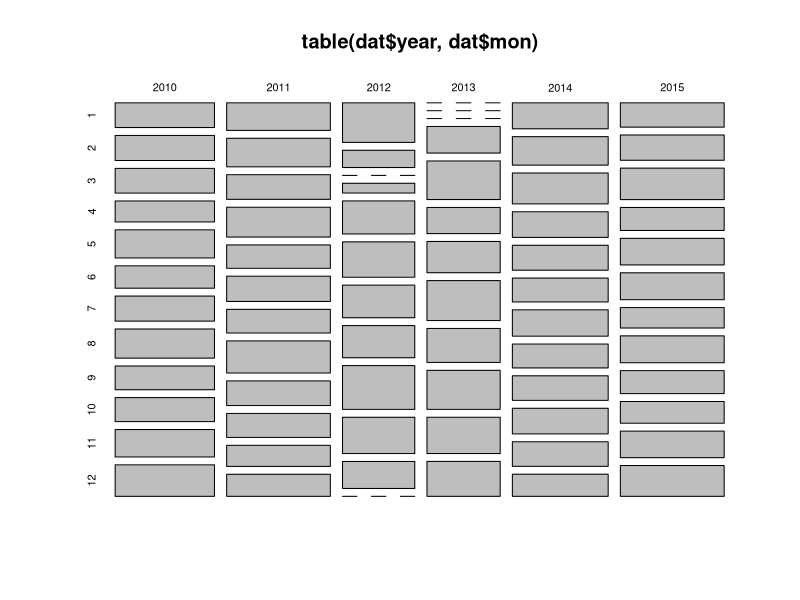
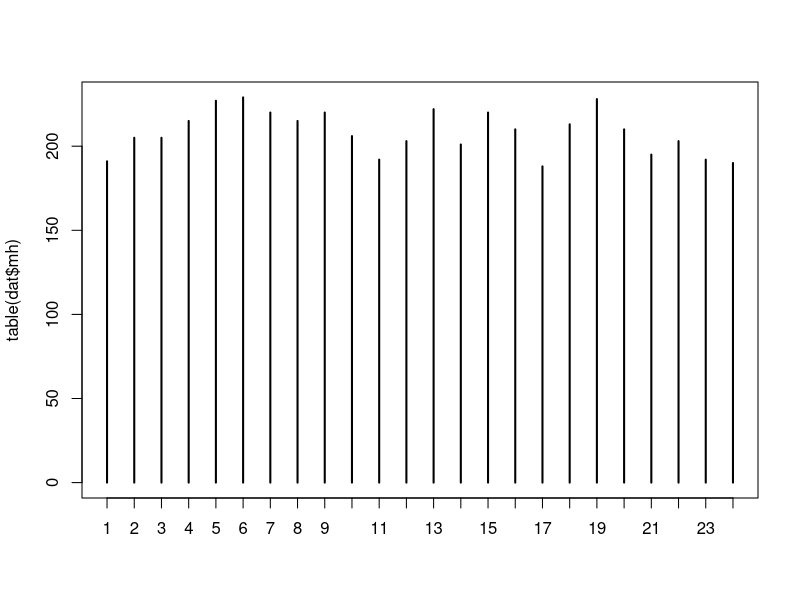
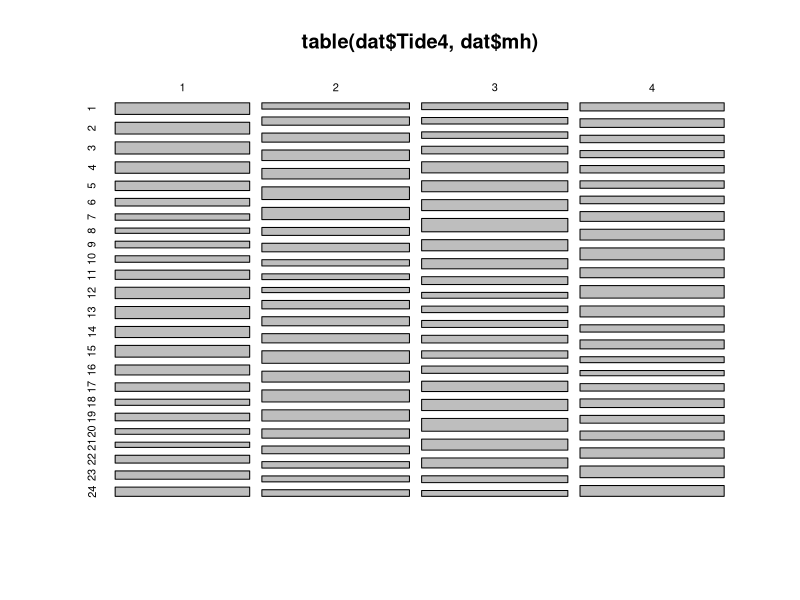
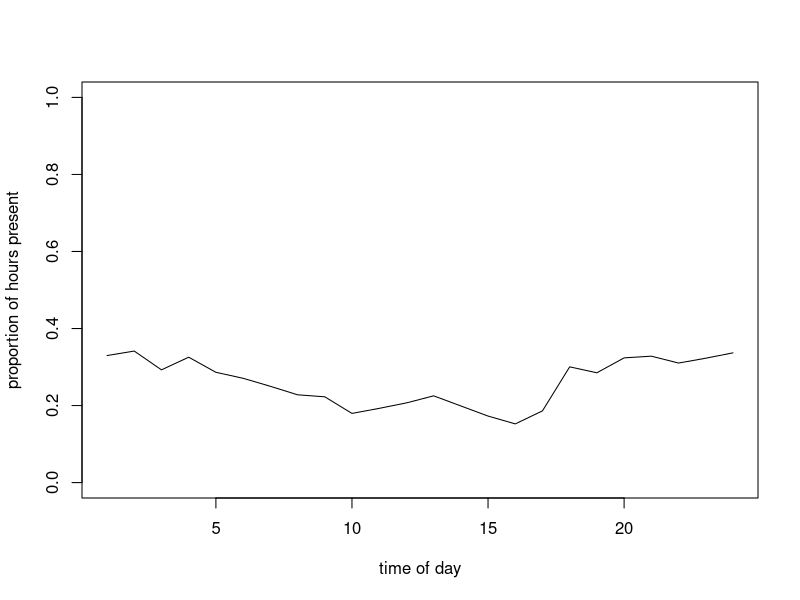
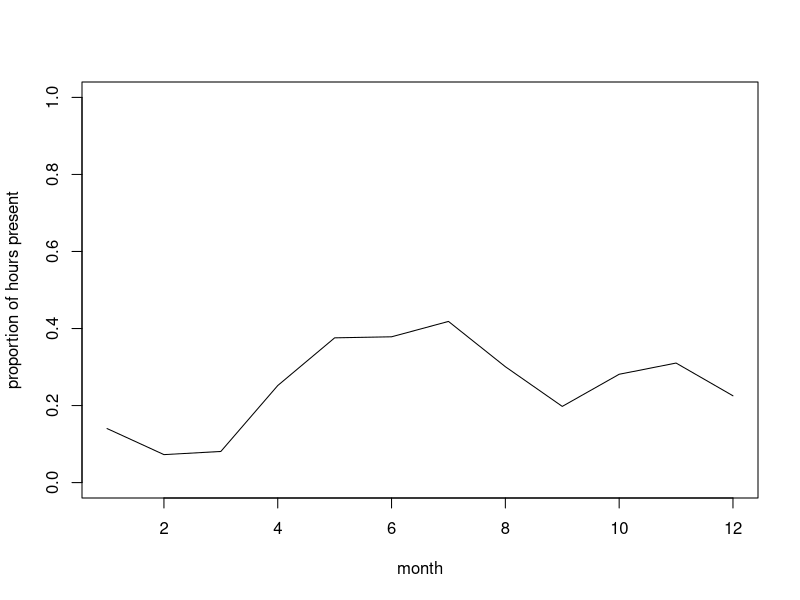
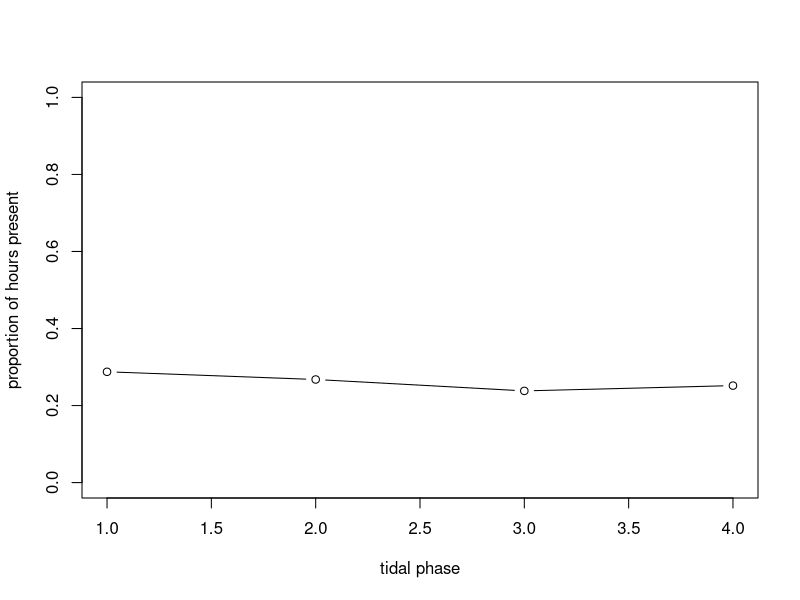
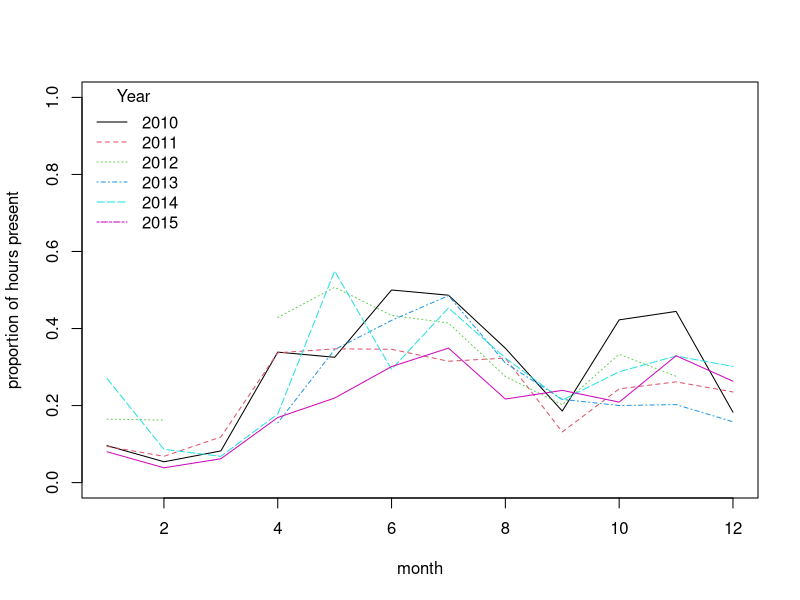
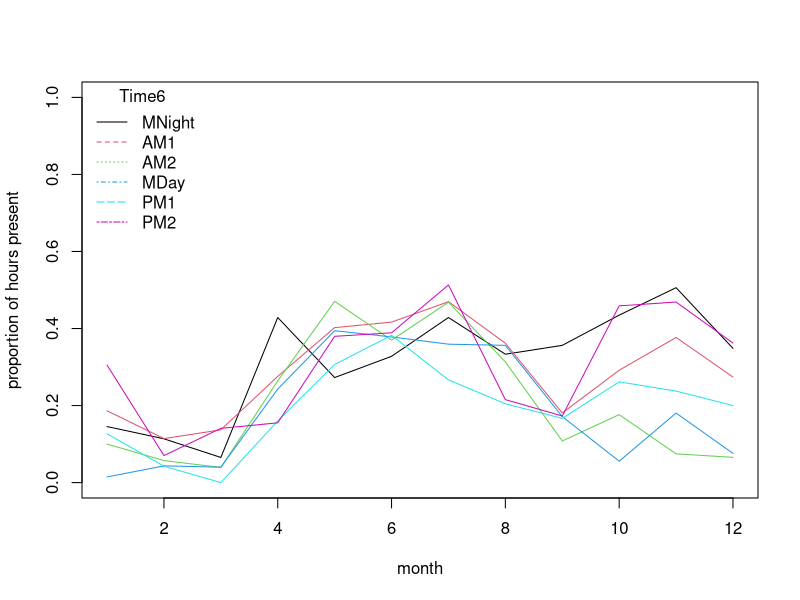

Here is the R script that generated these plots, in order:
## ---- chunk 1
knitr::opts_chunk$set(echo=TRUE, message = FALSE, warning = FALSE, eval = FALSE, cache = FALSE)

SOLUTIONS<- FALSE
## ---- chunk 2

dat<- read.csv("./data/dolphin.csv", stringsAsFactors= T)

dat$Time6<- factor(dat$Time6, levels= c("MNight", "AM1", "AM2", "MDay", "PM1", "PM2"))
# reordering chronologically

str(dat)
## ---- chunk 3
# count observations per year/month combination and represent as mosaicplot
plot(table(dat$year, dat$mon))
# CPOD failure in Feb-April 2012 and Dec 2012-March 2013

plot(table(dat$mh))
# fairly even representation of hours
# (that's on the random sample; Almost perfectly balanced on the full dataset)
# we should have no problem using 'mh' as a predictor in the model

plot(table(dat$Tide4, dat$mh))
# even representation of tides
# time of day and tidal phase not independent (but not a linear correlation)
# This is balanced enough that we should have no problem using 'mh', Tide4
# or their interaction as predictors in the model.

#### Now, investigating variation in probability of encounter:
#
# presence in relation to time of day
mean.per.mh<- tapply(dat$presence, list(dat$mh), mean)
plot(mean.per.mh, type= "l", ylim= c(0, 1),
		 xlab= "time of day", ylab= "proportion of hours present")
# Probability slightly lower in the middle of the day

# are there seasonal patterns?
mean.per.mon<- tapply(dat$presence, list(dat$mon), mean)
plot(mean.per.mon, type= "l",
				ylim= c(0, 1), xlab= "month", ylab= "proportion of hours present")
# Probability of presence lower in Jan-March?

# presence in relation to tide
mean.per.Tide4<- tapply(dat$presence, list(dat$Tide4), mean)
plot(mean.per.Tide4, type= "b", ylim= c(0, 1),
     xlab= "tidal phase",
		 ylab= "proportion of hours present")
# No obvious effect of tidal phase on average?


# If interested, we could also ask more complex questions, involving interactions between predictors, for example:

# are seasonal patterns similar between years?
# let's calculate the mean per month for each year,
# and plot the seasonal pattern lines for individual years together
mean.per.month.year<- tapply(dat$presence, list(dat$mon, dat$year), mean)
# (month in rows, years in columns)

# matplot draws one line per column (year)
matplot(mean.per.month.year, type= "l",
				ylim= c(0, 1), xlab= "month", ylab= "proportion of hours present")

legend(x= "topleft", legend= colnames(mean.per.month.year),
       bty= "n", # no bounding box for the legend
       col= 1:ncol(mean.per.month.year),
       lty= 1:ncol(mean.per.month.year),
       title= "Year")

# This suggests broadly similar seasonal patterns of variation across years,
# with very low probability of presence from Jan to March

# We could also explore if the effect of some predictors changes between seasons:
# Seasonal variation in diel pattern
mean.per.month.Time6<- tapply(dat$presence, list(dat$mon, dat$Time6), mean)
matplot(mean.per.month.Time6, type= "l", 
        ylim= c(0, 1), 
				xlab= "month", ylab= "proportion of hours present", lty= 1)

legend(x= "topleft", legend= colnames(mean.per.month.Time6),
       bty= "n", # no bounding box for the legend
       col= 1:ncol(mean.per.month.Time6),
       lty= 1:ncol(mean.per.month.Time6),
       title= "Time6")

# stronger diel pattern in later part of the year:
# the lines for different parts of the day diverge quite
# strongly from Sept to Jan.

# are seasonal patterns similar between Tide4 levels?
# let's calculate the mean per month for each tidal stage,
mean.per.month.Tide4<- tapply(dat$presence, list(dat$mon, dat$Tide4), mean)
matplot(mean.per.month.Tide4, type= "l",
       ylim= c(0, 1),
			 xlab= "month", ylab= "proportion of hours present", lty= 1)

legend(x= "topleft", legend= colnames(mean.per.month.Tide4),
       bty= "n", # no bounding box for the legend
       col= 1:ncol(mean.per.month.Tide4),
       lty= 1:ncol(mean.per.month.Tide4),
       title= "Tide4")

# no dramatic change in pattern of tide use across seasons, 
# as all the lines follow a broadly similar trajectory:
# the probability of sighting is mostly affected by season.
# There are variations among tide levels but more subtle.
# Would such an interaction turn out to be significant in a model?

## ---- chunk 4
PA1<- glm(presence ~ tideangle_deg + mh + julianday, family= binomial, data= dat)
## ---- chunk 5
summary(PA1)

# Model description:
# presence ~ Bernoulli(p)  or presence ~ Binomial(N= 1, p)
# log(p / (1-p)) = 
#       -1.40*(Intercept) + -0.00044*tideangle_deg + 0.0012*mh 
#       + 0.0022*julianday 

# "(Intercept)" general intercept
# "tideangle_deg" main effect of tide angle, assumes a linear decrease 
# (negative coefficient) of probability of presence from high to flood stages
# "mh" main effect of time of day, assumes a linear  increase 
# of probability of presence from the first hour of the day to the last
# "julianday" main effect of day of year, assumes a linear increase 
# of probability of presence from 1st Jan to 31st Dec

# Note that interpretations above are linear effects on the link scale,
# but sigmoidal on the probability scale, thanks to the logit link

## ---- chunk 6
library(car)
vif(PA1)
# No concern.

par(mfrow= c(2, 2))
plot(PA1, col= dat$presence + 1) # red is presence, black is absence
# Not very useful or pretty statistical art. Not worth framing.

# plot against predictors:
res1.p<- resid(PA1, type= "pearson")

par(mfrow= c(2, 2))
plot(res1.p ~ dat$tideangle_deg, col= dat$presence + 1)

plot(res1.p ~ dat$mh, col= dat$presence + 1)

plot(res1.p ~ dat$julianday, col= dat$presence + 1)

# Can't see anything useful.

# Use arm if you can:
library(arm)
par(mfrow= c(2, 2))
binnedplot(x= dat$tideangle_deg, y= res1.p, xlab= "Tide angle", nclass= 100)
binnedplot(x= dat$mh, y= res1.p, xlab= "hour")
binnedplot(x= dat$julianday, y= res1.p, xlab= "Day of the year", nclass= 100)
## ---- chunk 7
# clearly some unwanted patterns, especially in mh and julianday
# but possibly in tide angle, too
# all pointing at non-linear effects of the predictors on the response

# This is rather expected indeed: for example, it wouldn't make biological 
# sense for the probability of presence to go up from 00:01 am to 23:59 pm,
# and then drop suddently after midnight to start low again at
# 00:01 the next day. Dolphins don't evaporate at midnight.
# The same reasoning applies for the other cycles, tide and season

## ---- chunk 8
par(mfrow= c(2, 2))
# plot the residuals against tideangle_deg
plot(res1.p ~ dat$tideangle_deg, col= dat$presence + 1)
# get the mean of the residuals for each 1 degree bin of tideangle_deg
tide.means<- tapply(res1.p, list(dat$tideangle_deg), mean)
# convert ordered bin labels into numbers (1 to 360)
tide.vals<- as.numeric(names(tide.means))
# plot residual means against bin number
lines(tide.means ~ tide.vals, col= 3)
# add horizontal line at y= 0 for reference
abline(h= 0, lty= 3, col= grey(0.5))

# same idea for hour of the day:
plot(res1.p ~ dat$mh, col= dat$presence + 1)
hour.means<- tapply(res1.p, list(dat$mh), mean)
lines(hour.means ~ as.numeric(names(hour.means)), col= 3)
abline(h= 0, lty= 3, col= grey(0.5))

# same for julianday:
plot(res1.p ~ dat$julianday, col= dat$presence + 1)
day.means<- tapply(res1.p, list(dat$julianday), mean)
lines(day.means ~ as.numeric(names(day.means)), col= 3)
abline(h= 0, lty= 3, col= grey(0.5))

# Same story.
## ---- chunk 9
# Please take the time to think before unfolding the next code chunk

## ---- chunk 10
# The issue is that the effects of these predictors are not linear
# on the logit (link) scale.

# There are several ways the non-linearity could be addressed. 
# one of the most straightforward with glm() is to discretize
# continuous predictors into bins and to treat them as factors.
# In this way, a mean is estimated per category of the variable,
# and no assumption is made about the shape of the relationship.

# Each of the predictors we started with already has one or more 
# categorical counterpart in the data set.
# I suggest you try fTide4 + fMonth + Time6, with fTide4 and
# fMonth being the factor version of Tide4 and mon (both need creating).

## ---- chunk 11
# convert numerically coded categorical variables into factors:
dat$fTide4<- factor(dat$Tide4)
dat$fMonth<- factor(dat$mon)

PA10<- glm(presence ~ fTide4 + fMonth + Time6, family= binomial, data= dat)

drop1(PA10, test= "Chisq")
# all terms significant; nothing to drop

# out of interest, the total proportion of deviance explained is 
(PA10$null.deviance - PA10$deviance) / PA10$null.deviance # 7%
## ---- chunk 12
# plot against predictors:
res10.p<- resid(PA10, type= "pearson")

boxplot(res10.p ~ dat$fMonth, xlab= "month")
# boxplot is not a great way to diagnose issues, due to the odd distribution of residuals in the logistic regression

library(arm)
par(mfrow= c(2, 2))
binnedplot(x= dat$tideangle_deg, y=  res10.p, xlab= "Tide angle", nclass= 100)
# okay
binnedplot(x= dat$mh, y=  res10.p, xlab= "hour")
# okay
binnedplot(x= dat$julianday, y=  res10.p, xlab= "Day of the year", nclass= 100)
# julianday is not strictly a predictor in the model, 
# but there is no certainty that month is a good way
# to describe temporal variation (a calendar month is
# quite an arbitrary from a dolphin's point of view). 
# Plotting against julian day allows to check this further.
# All good so far

# We can also check if there might be more complex patterns not accounted 
# for by the model, for example interactions between the variables.
# Check seasonal variation in diel pattern again ("time by season" interaction):
matplot(tapply(res10.p, list(dat$mon, dat$Time6), mean), type= "l", 
        xlab= "month", ylab= "proportion of hours present", lty= 1)
# still residual variation in diel pattern in later part of the year
# (not surprising as there is nothing in the model aiming at capturing this)

## ---- chunk 13
PA10.dat4pred<- data.frame(Time6= levels(dat$Time6),
                                fMonth= "10", fTide4= "1")

PA10.pred<- predict(PA10, PA10.dat4pred, type= "link", se.fit= T)

# Convert predictions to the response (probability) scale.
# And add them to the prediction data frame (that bit is optional)
PA10.dat4pred$fit.resp<- exp(PA10.pred$fit)/(1+exp(PA10.pred$fit)) 
# or plogis(PA10.pred$fit)

# lower 95% CI
PA10.dat4pred$LCI<- plogis(PA10.pred$fit - 1.96*PA10.pred$se.fit)
# upper 95% CI
PA10.dat4pred$UCI<- plogis(PA10.pred$fit + 1.96*PA10.pred$se.fit)
## ---- chunk 14
par(mfrow= c(1, 1))
plot(x= 1:6, y= PA10.dat4pred$fit.resp, 
      pch= 16, cex= 1.4, xlab= "Section of day",
		  ylab= "Fitted probability", ylim= c(0, 1),
      main= "Predictions for time of day\n(assuming Tide = 1 and Month = 10)")

arrows(x0= 1:6, x1= 1:6,
          y0= PA10.dat4pred$LCI, y1= PA10.dat4pred$UCI,
          length= 0.02, angle= 90, code= 3)

## ---- chunk 15
par(mfrow= c(2, 2)) # we will need 3 plots

# repeat plotting of predictions for Time6
PA10.dat4pred<- data.frame(Time6= levels(dat$Time6),
                                fMonth= "10", fTide4= "1")

PA10.pred<- predict(PA10, PA10.dat4pred, type= "link", se.fit= T)

PA10.dat4pred$fit.resp<- plogis(PA10.pred$fit) 
# lower 95% CI
PA10.dat4pred$LCI<- plogis(PA10.pred$fit - 1.96*PA10.pred$se.fit)
# upper 95% CI
PA10.dat4pred$UCI<- plogis(PA10.pred$fit + 1.96*PA10.pred$se.fit)

plot(x= 1:6, y= PA10.dat4pred$fit.resp, 
      pch= 16, cex= 1.4, xlab= "Section of day",
		  ylab= "Fitted probability", ylim= c(0, 1),
      main= "Predictions for time of day\n(assuming Tide = 1 and Month = 10)",
      xaxt= "n") # supress automatic x axis (we will draw our own improved axis)

arrows(x0= 1:6, x1= 1:6,
          y0= PA10.dat4pred$LCI, y1= PA10.dat4pred$UCI,
          length= 0.02, angle= 90, code= 3)

axis(side= 1, at= 1:6, label= levels(dat$Time6))

# plotting of predictions for fMonth
PA10.dat4pred<- data.frame(fMonth= levels(dat$fMonth),
                              Time6 = "PM2", fTide4= "1")

PA10.pred<- predict(PA10, PA10.dat4pred, type= "link", se.fit= T)

PA10.dat4pred$fit.resp<- plogis(PA10.pred$fit) 
# lower 95% CI
PA10.dat4pred$LCI<- plogis(PA10.pred$fit - 1.96*PA10.pred$se.fit)
# upper 95% CI
PA10.dat4pred$UCI<- plogis(PA10.pred$fit + 1.96*PA10.pred$se.fit)

plot(x= 1:12, PA10.dat4pred$fit.resp, 
      pch= 16, cex= 1.4, xlab= "Month",
		  ylab= "Fitted probability", ylim= c(0, 1),
      main= "Predictions per month\n(assuming Time = PM2 and Tide = 1)")

arrows(x0= 1:12, x1= 1:12,
          y0= PA10.dat4pred$LCI, y1= PA10.dat4pred$UCI,
          length= 0.02, angle= 90, code= 3)

# plotting of predictions for fTide4
PA10.dat4pred<- data.frame(fTide4= levels(dat$fTide4),
                              Time6 = "PM2", fMonth= "10")

PA10.pred<- predict(PA10, PA10.dat4pred, type= "link", se.fit= T)

PA10.dat4pred$fit.resp<- plogis(PA10.pred$fit) 
# lower 95% CI
PA10.dat4pred$LCI<- plogis(PA10.pred$fit - 1.96*PA10.pred$se.fit)
# upper 95% CI
PA10.dat4pred$UCI<- plogis(PA10.pred$fit + 1.96*PA10.pred$se.fit)

plot(1:4, PA10.dat4pred$fit.resp, 
      pch= 16, cex= 1.4, xlab= "Tidal phase",
		  ylab= "Fitted probability", ylim= c(0, 1),
      main= "Predictions for tide\n(assuming Time = PM2 and Month = 10)",
      xaxt= "n") # supress x axis (we will draw our own)

axis(side= 1, at= 1:4, label= levels(dat$fTide4))

arrows(x0= 1:4, x1= 1:4,
          y0= PA10.dat4pred$LCI, y1= PA10.dat4pred$UCI,
          length= 0.02, angle= 90, code= 3)

## ---- chunk 16
anova(PA10, test= "Chisq")

# at Sutors, dolphins are more likely to be present at night than during the
# day, with a maximum presence from May-July and a second peak in Oct-Nov.
# They have a statistically significant but only very weak preference for 
# certain tidal states in Sutors.

# This model only has additive (main) effects.
# It doesn't ask if there are interactions between our variables.
# For example, the preference for times of day may depend on season,
# or the preference for tidal stages may vary according to time of day or 
# time of the year, depending on how these cycles influence
# the availability of prey.

## ---- chunk 17
PA20<- glm(presence ~ fTide4 * fMonth + fTide4 * Time6 + fMonth * Time6, family= binomial, data= dat)

summary(PA20) # inspect the model coefficients
anova(PA20, test= "Chisq") # gauge significance of predictors
# all terms significant; nothing to drop


## ---- chunk 18
# Because I don't have specific predictions here, and I suspect the presence
# of dolphins at Sutors may respond to all combinations of the 3 environmental
# factors we have, I'll go for a quite systematic exploration here (you may
# have a different logic, knowledge about dolphins, more specific predictions, 
# and a more restricted list of models you consider plausible: that would be
# entirely fine)

# remove interactions one-at-a-time
PA21<- glm(presence ~ fMonth + fTide4 + Time6 + fMonth:fTide4 + fMonth:Time6, family= binomial, data= dat)
PA22<- glm(presence ~ fMonth + fTide4 + Time6 + fMonth:Time6 + fTide4:Time6, family= binomial, data= dat)
PA23<- glm(presence ~ fMonth + fTide4 + Time6 + fMonth:fTide4 + fTide4:Time6, family= binomial, data= dat)
# remove interactions two-at-a-time
PA24<- glm(presence ~ fMonth + fTide4 + Time6 + fMonth:Time6, family= binomial, data= dat)
PA25<- glm(presence ~ fMonth + fTide4 + Time6 + fTide4:Time6, family= binomial, data= dat)
PA26<- glm(presence ~ fMonth + fTide4 + Time6 + fMonth:fTide4, family= binomial, data= dat)
# remove all interactions
PA27<- glm(presence ~ fMonth + fTide4 + Time6, family= binomial, data= dat)

AIC(PA20)
AIC(PA21)
AIC(PA22)
AIC(PA23)
AIC(PA24)
AIC(PA25)
AIC(PA26)
AIC(PA27)

# PA24 seems best so far

# remove the main effect not involved in the interaction of PA24 (fTide4)
PA28<- glm(presence ~ fMonth + Time6 + fMonth:Time6, family= binomial, data= dat)
AIC(PA28)

# we could simplify further, but it is unlikely that simpler models 
# would be supported based on what we know, so I'll stop here

# Constructing a table 
# (you can do this with pen and paper, or in R for example like this)
ModelStructure<- c(
  "fTide4 * fMonth + fTide4 * Time6 + fMonth * Time6",     
  "fMonth + fTide4 + Time6 + fMonth:fTide4 + fMonth:Time6",
  "fMonth + fTide4 + Time6 + fMonth:Time6 + fTide4:Time6" ,
  "fMonth + fTide4 + Time6 + fMonth:fTide4 + fTide4:Time6",
  "fMonth + fTide4 + Time6 + fMonth:Time6",
  "fMonth + fTide4 + Time6 + fTide4:Time6",
  "fMonth + fTide4 + Time6 + fMonth:fTide4",
  "fMonth + fTide4 + Time6",
  "fMonth + Time6 + fMonth:Time6")

AICval<- c(AIC(PA20),
            AIC(PA21),
            AIC(PA22),
            AIC(PA23),
            AIC(PA24),
            AIC(PA25),
            AIC(PA26),
            AIC(PA27),
            AIC(PA28))

ModelName<- c("PA20",
            "PA21",
            "PA22",
            "PA23",
            "PA24",
            "PA25",
            "PA26",
            "PA27",
            "PA28")

# combine models and AIC values in a table
ModSelTab<- data.frame(model= ModelName, structure= ModelStructure, AIC= AICval)

# sort the table by increasing AIC value
ModSelTab<- ModSelTab[order(ModSelTab$AIC), ]

# compute AIC differences with best model, and round to 2 decimals
ModSelTab$delta<- round(ModSelTab$AIC - ModSelTab$AIC[1], 2)

# compute AIC weight, and round to 2 decimals
ModSelTab$weight<- round(exp(-ModSelTab$delta / 2) / sum(exp(-ModSelTab$delta / 2)), 2)
## ---- chunk 19
require(knitr)
kable(ModSelTab)

# Model PA24 is far ahead, and attracts almost all the AIC weight, accordingly.

# Depending on the set of models you decided to compare, 
# your best model and AIC weights may vary from mine.

## ---- chunk 20
res24.p<- resid(PA24, type= "pearson")

library(arm)
par(mfrow= c(2, 2))
binnedplot(x= dat$tideangle_deg, y=  res24.p, xlab= "Tide angle", nclass= 100)
# okay
binnedplot(x= dat$mh, y=  res24.p, xlab= "hour")
# okay
binnedplot(x= dat$julianday, y=  res24.p, xlab= "Day of the year", nclass= 100)
# okay
# Check seasonal variation in diel pattern again ("time by season" interaction):
matplot(tapply(res24.p, list(dat$mon, dat$Time6), mean), type= "l", 
        xlab= "month", ylab= "proportion of hours present", lty= 1)
# Residual variation is tiny (check y-axis and compare with Question 9); 
# no consistent pattern of variation. Pretty good!

# There are few assumptions for the Bernoulli distribution other than 
# observations being zeros and ones.
# Some assumptions valid for all models still apply here, such as: model 
# correctly specified; independent
# residuals. The latter is violated in this data set, due to consecutive 
# measurements in time. This issue
# is explored in the linked paper, using mixed models for non-independent data 
# (covered in the course BI5302). 
# The paper also uses GAMs for avoiding the discretization of 
# continuous variables, and
# accounting for the cyclicity of the preditors (estimates at each end should 
# match, e.g. 31st Dec-1st Jan, or 23:59 - 00:00)

## ---- chunk 21

# Model PA24 assumes that dolphin presence (actually, probability of recording) 
# changes according to time of year, time of day and tidal stage, and that the
# effect of time of day changes with the time of year (fMonth:Time6).

summary(PA24)
# This is tricky to interpret due to the number of coefficients (75), 
# and the presence of interactions. Best to use plots!

# Let's illustrate the differences in predictions for two different months, 
# for example June and December (this could be done for each of the 12 months)

par(mfrow= c(1, 2))
# June
dat4pred<- expand.grid(Time6= levels(dat$Time6),
                fMonth= "6",
								fTide4= "1")
PA24.pred<- predict(PA24, dat4pred, type= "link", se.fit= T)
dat4pred$fit.resp<- plogis(PA24.pred$fit)
dat4pred$LCI<- plogis(PA24.pred$fit - 1.96*PA24.pred$se.fit)
dat4pred$UCI<- plogis(PA24.pred$fit + 1.96*PA24.pred$se.fit)
plot(as.numeric(dat4pred$Time6), dat4pred$fit.resp, pch= 16, 
	  cex= 1.4, main= paste("Month =", 6),
    col= 1, xlab= "Section of day",
	  ylab= "Fitted probability (assuming Tide = 1)", ylim= c(0, 1))
arrows(x0= as.numeric(dat4pred$Time6), x1= as.numeric(dat4pred$Time6),
    y0= dat4pred$LCI, y1= dat4pred$UCI,
	  col= grey(0.5), length= 0.02, angle= 90, code= 3)

# December
dat4pred<- expand.grid(Time6= levels(dat$Time6),
                fMonth= "12",
								fTide4= "1")
PA24.pred<- predict(PA24, dat4pred, type= "link", se.fit= T)
dat4pred$fit.resp<- plogis(PA24.pred$fit)
dat4pred$LCI<- plogis(PA24.pred$fit - 1.96*PA24.pred$se.fit)
dat4pred$UCI<- plogis(PA24.pred$fit + 1.96*PA24.pred$se.fit)
plot(as.numeric(dat4pred$Time6), dat4pred$fit.resp, pch= 16, 
	  cex= 1.4, main= paste("Month =", 12),
    col= 1, xlab= "Section of day",
	  ylab= "Fitted probability (assuming Tide = 1)", ylim= c(0, 1))
arrows(x0= as.numeric(dat4pred$Time6), x1= as.numeric(dat4pred$Time6),
    y0= dat4pred$LCI, y1= dat4pred$UCI,
	  col= grey(0.5), length= 0.02, angle= 90, code= 3)

# In June, dolphins seem to have a similar probability of being recorded
# at any time of the day and night, whereas in December they are mostly
# using the site by night (ca. 40% chances of being present against 
# only ca. 10% in the middle of the day)

# (FOR THE R GEEKS OUT THERE)
# For plots of predictions for all 12 months, it is possible to automate
# the process using a loop:
par(mfrow= c(3, 4))
for(month in 1:12){ 
  # at the first iteration, the variable `month` will take value 1, then
  # at the second iteration, the variable `month` will take value 2, 
  # etc... until iteraction 12
	dat4pred<- expand.grid(Time6= levels(dat$Time6),
                                fMonth= as.character(month),
								fTide4= "1")
	PA24.pred<- predict(PA24, dat4pred, type= "link", se.fit= T)
	dat4pred$fit.resp<- plogis(PA24.pred$fit)
	dat4pred$LCI<- plogis(PA24.pred$fit - 1.96*PA24.pred$se.fit)
	dat4pred$UCI<- plogis(PA24.pred$fit + 1.96*PA24.pred$se.fit)
	plot(as.numeric(dat4pred$Time6), dat4pred$fit.resp, pch= 16, 
		  cex= 1.4, main= paste("Month =", month),
          col= 1, xlab= "Section of day",
		  ylab= "Fitted probability (assuming Tide = 1)", ylim= c(0, 1))
	arrows(x0= as.numeric(dat4pred$Time6), x1= as.numeric(dat4pred$Time6),
          y0= dat4pred$LCI, y1= dat4pred$UCI,
		  col= grey(0.5), length= 0.02, angle= 90, code= 3)
} # end of one iteration, start of the next

# According to the better supported model, they tend to use the site
# more in May, June and 
# July day and night, visit mostly by night from October to December,
# and seldom from Jan to March.

# Of note is the low proportion of deviance explained by the model,
# despite its complexity (75 parameters):
(PA24$null.deviance - PA24$deviance) /
	PA24$null.deviance 
# 10%. This is quite normal with Bernoulli data.
